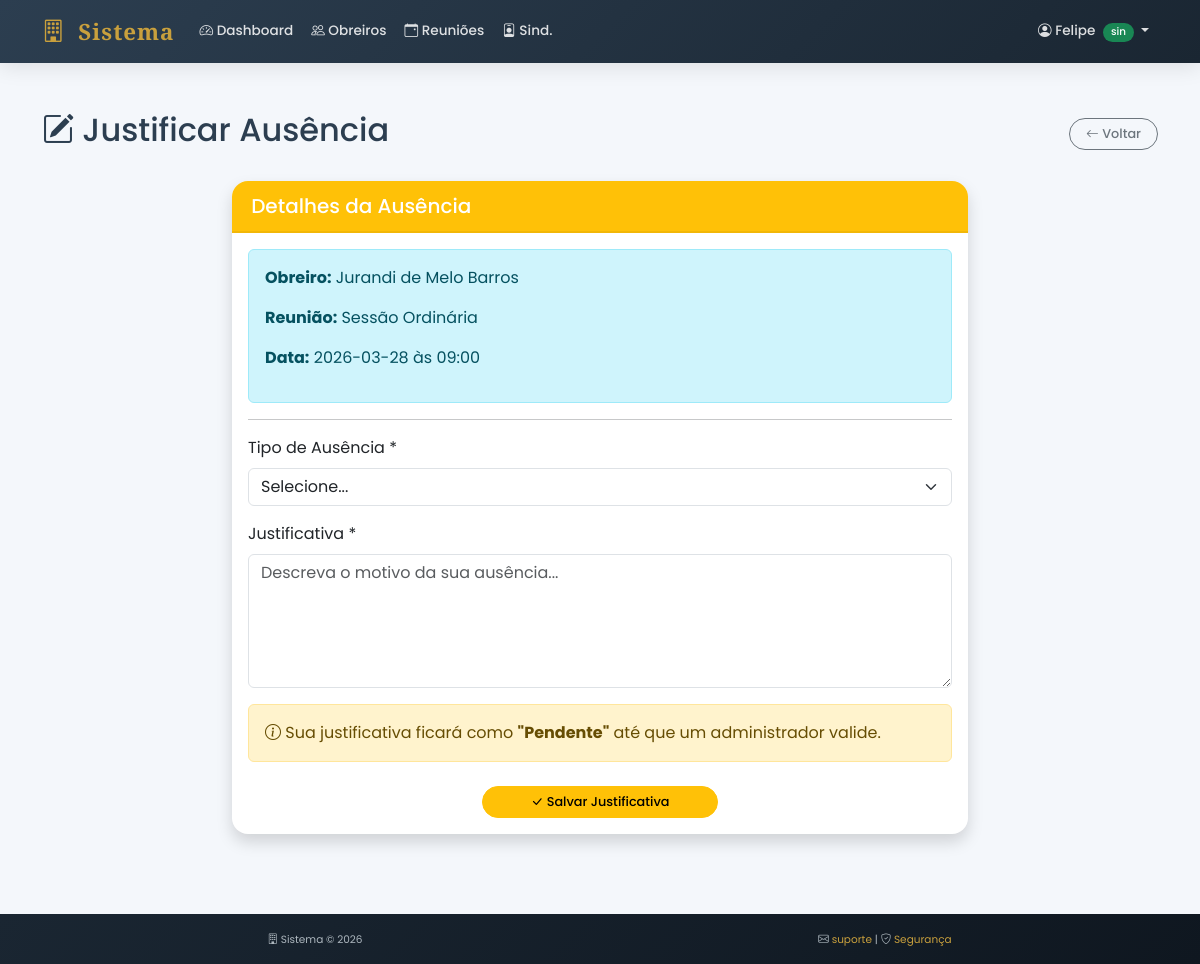
/presenca/justificar/1 (signed in), run on the app's committed database.
### tables this page shows
CREATE TABLE usuarios (
        id INTEGER PRIMARY KEY AUTOINCREMENT,
        usuario TEXT UNIQUE NOT NULL,
        senha_hash TEXT NOT NULL,
        tipo TEXT NOT NULL,
        data_cadastro TEXT NOT NULL,
        nome_completo TEXT,
        cim_numero TEXT,
        loja_nome TEXT,
        loja_numero TEXT,
        loja_orient TEXT,
        ativo INTEGER DEFAULT 1
    , nome_maconico TEXT, grau_atual INTEGER DEFAULT 1, data_iniciacao DATE, data_elevacao DATE, data_exaltacao DATE, telefone TEXT, email TEXT, endereco TEXT, foto TEXT);

CREATE TABLE reunioes (
        id INTEGER PRIMARY KEY AUTOINCREMENT,
        titulo TEXT NOT NULL,
        tipo TEXT DEFAULT 'Ordinária',
        grau INTEGER,
        data DATE NOT NULL,
        hora_inicio TIME,
        hora_termino TIME,
        local TEXT,
        loja_id INTEGER,
        pauta TEXT,
        observacoes TEXT,
        status TEXT DEFAULT 'agendada',
        data_criacao TIMESTAMP DEFAULT CURRENT_TIMESTAMP,
        criado_por INTEGER,
        FOREIGN KEY (loja_id) REFERENCES lojas (id),
        FOREIGN KEY (criado_por) REFERENCES usuarios (id)
    );

### app.py (the view, shortened to what this page needs)
@app.route("/presenca/justificar/<int:id>", methods=["GET", "POST"])
@login_required
def justificar_ausencia(id):
    conn = get_db()
    cursor = conn.cursor()
    cursor.execute("""
        SELECT p.*, r.titulo, r.data as reuniao_data, r.hora_inicio,
               u.nome_completo, u.id as obreiro_id
        FROM presenca p
        JOIN reunioes r ON p.reuniao_id = r.id
        JOIN usuarios u ON p.obreiro_id = u.id
        WHERE p.id = ?
    """, (id,))
    presenca = cursor.fetchone()
    if not presenca:
        flash("Registro de presença não encontrado", "danger")
        return redirect("/reunioes")
    cursor.execute("SELECT * FROM tipos_ausencia WHERE ativo = 1")
    tipos_ausencia = cursor.fetchall()
    conn.close()
    return render_template("presenca/justificar.html",
                          presenca=presenca,
                          tipos_ausencia=tipos_ausencia)

### app.py (called while the page is built)
@app.context_processor
def inject_global():
    return {'datetime': datetime, 'now': datetime.now()}

def login_required(f):
    @wraps(f)
    def decorated_function(*args, **kwargs):
        if "usuario" not in session:
            flash("Faça login para acessar esta página", "warning")
            return redirect("/")
        return f(*args, **kwargs)
    return decorated_function

def get_db():
    conn = sqlite3.connect("banco.db")
    conn.row_factory = sqlite3.Row
    return conn

### templates/presenca/justificar.html (shortened to what this page needs)
{% extends "base.html" %}
{% block content %}
<div class="container-fluid py-4">
    <div class="container">
        <div class="d-flex justify-content-between align-items-center mb-4">
            <h2>
                <i class="bi bi-pencil-square"></i>
                Justificar Ausência
            </h2>
            <a href="javascript:history.back()" class="btn btn-outline-secondary">
                <i class="bi bi-arrow-left"></i> Voltar
            </a>
        </div>
        <div class="row">
            <div class="col-md-8 mx-auto">
                <div class="card shadow">
                    <div class="card-header bg-warning text-white">
                        <h5 class="mb-0">Detalhes da Ausência</h5>
                    </div>
                    <div class="card-body">
                        <div class="alert alert-info">
                            <p><strong>Obreiro:</strong> {{ presenca.nome_completo }}</p>
                            <p><strong>Reunião:</strong> {{ presenca.titulo }}</p>
                            <p><strong>Data:</strong>
                                {% if presenca.reuniao_data %}
                                    {{ presenca.reuniao_data[:10] }}
                                    {% if presenca.hora_inicio %}
                                        às {{ presenca.hora_inicio[:5] }}
                                    {% endif %}
                                {% else %}
                                    Data não disponível
                                {% endif %}
                            </p>
                        </div>
                        <hr>
                        <form method="POST" enctype="multipart/form-data">
                            <div class="mb-3">
                                <label class="form-label">Tipo de Ausência *</label>
                                <select class="form-select" name="tipo_ausencia" id="tipo_ausencia" required>
                                    <option value="">Selecione...</option>
                                </select>
                            </div>
                            <div class="mb-3">
                                <label class="form-label">Justificativa *</label>
                                <textarea class="form-control" name="justificativa" rows="5"
                                          placeholder="Descreva o motivo da sua ausência..." required>{{ presenca.justificativa or '' }}</textarea>
                            </div>
                            <div class="alert alert-warning">
                                <i class="bi bi-info-circle"></i>
                                Sua justificativa ficará como <strong>"Pendente"</strong> até que um administrador valide.
                            </div>
                            <div class="text-center mt-4">
                                <button type="submit" class="btn btn-warning btn-lg px-5">
                                    <i class="bi bi-check-lg"></i> Salvar Justificativa
                                </button>
                            </div>
                        </form>
                    </div>
                </div>
            </div>
        </div>
    </div>
</div>
{% endblock %}

### templates/base.html (style rules this page uses)
:root { --primary: #2c3e50; --secondary: #c9a03d; --dark: #1a2632; --light: #f8f9fa; --accent: #e67e22; }
body { font-family: 'Poppins', sans-serif; background-color: #f4f7fb; color: #2c3e50; }
.card { border: none; border-radius: 16px; box-shadow: 0 4px 15px rgba(0,0,0,0.05); transition: all 0.3s ease; overflow: hidden; }
.card-header { background-color: white; border-bottom: 2px solid rgba(0,0,0,0.05); padding: 0.8rem 1.2rem; font-weight: 600; }
.btn { border-radius: 50px; padding: 0.35rem 1rem; font-weight: 500; font-size: 0.8rem; transition: all 0.3s; }

### data on the page
usuarios: nome_completo "Jurandi de Melo Barros"
reunioes: titulo "Sessão Ordinária", data "2026-03-28", hora_inicio "09:00"

### other printed values
{{ session.tipo[:3] }} "sin"
